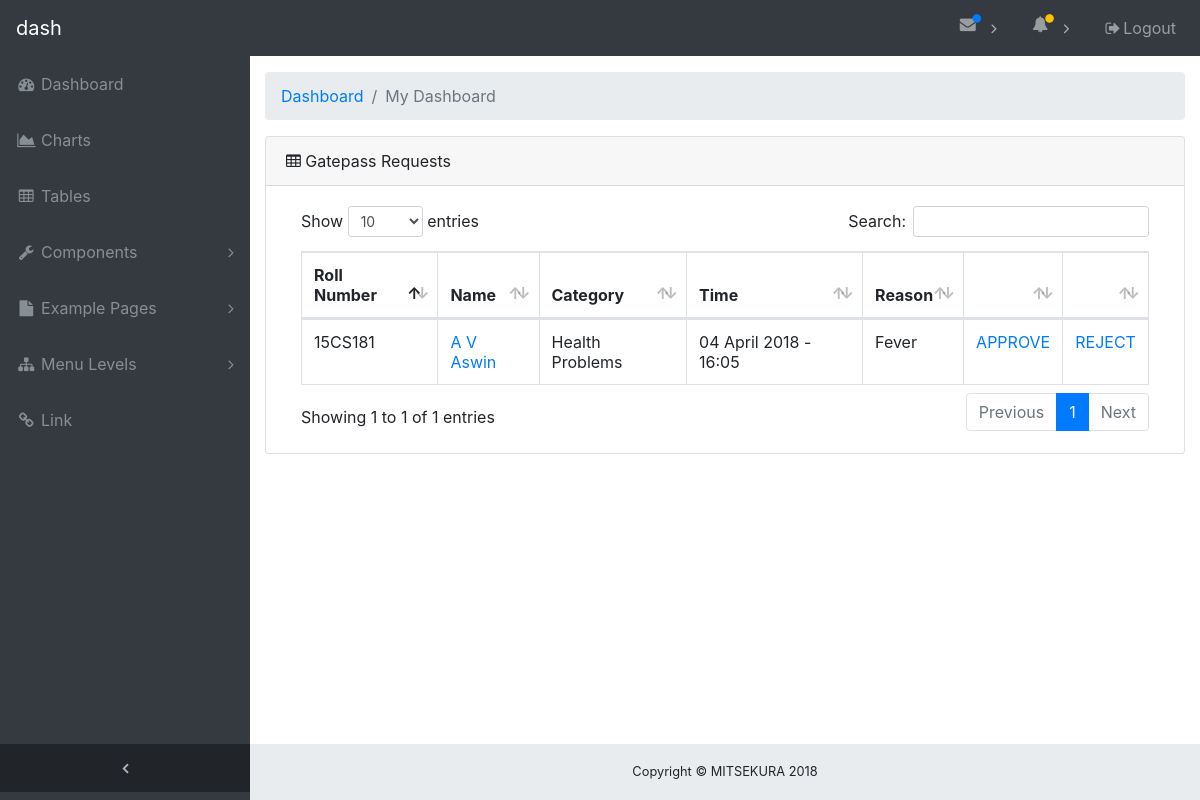
/faculty/faculty.php (signed in), run on the app's committed database.
### tables this page shows
CREATE TABLE IF NOT EXISTS `request` (
  `reqid` int(11) NOT NULL AUTO_INCREMENT,
  `regno` varchar(20) NOT NULL,
  `cat` varchar(20) DEFAULT NULL,
  `reason` text,
  `exp_time` varchar(200) DEFAULT NULL,
  `curr_time` datetime DEFAULT NULL,
  `STATUS` varchar(30) NOT NULL DEFAULT 'WAITING_FACULTY_APPROVAL',
  `fappr_time` datetime DEFAULT NULL,
  `hodappr_time` datetime DEFAULT NULL,
  `officeappr_time` datetime DEFAULT NULL,
  `out_time` datetime DEFAULT NULL,
  `office_regno` varchar(20) DEFAULT NULL,
  `guard_regno` varchar(30) DEFAULT NULL,
  `ffor_time` datetime DEFAULT NULL,
  `fa_hod_msg` text,
  PRIMARY KEY (`reqid`)
);

CREATE TABLE IF NOT EXISTS `student` (
  `s_regno` varchar(20) NOT NULL,
  `name` varchar(30) DEFAULT NULL,
  `branch` varchar(10) DEFAULT NULL,
  `batch` varchar(10) DEFAULT NULL,
  `photo` varchar(200) DEFAULT NULL,
  `fad_regno` varchar(20) DEFAULT NULL,
  `fad2_regno` varchar(30) DEFAULT NULL,
  `hod_regno` varchar(20) DEFAULT NULL,
  `parent_email` varchar(100) DEFAULT 'mitsekura@gmail.com',
  `parent` varchar(100) DEFAULT NULL,
  `email` varchar(100) NOT NULL DEFAULT 'mitsekura@gmail.com',
  `mobno` varchar(10) DEFAULT '0',
  `parent_mobno` varchar(10) DEFAULT NULL,
  `gender` varchar(10) DEFAULT NULL,
  PRIMARY KEY (`s_regno`),
  KEY `s_regno` (`s_regno`)
);

### db/dboperations.php (called while the page is built, shortened)
<?php
include_once 'dbconnect.php';
class User {
    var $dbObj;
    public function __construct() {
        $this->dbObj = new db();
    }
    public function activity_log($regno)
	{
	$sql = "select r.reqid,r.regno,r.cat,r.reason,r.exp_time,s.name,s.photo,s.branch,s.batch from request r,student s where r.regno=s.s_regno and status='WAITING_FACULTY_APPROVAL' and s.fad_regno='$regno' order by r.reqid desc";
		return $this->dbObj->ExecuteQuery($sql, 1);
	}
}
?>

### db/dbconnect.php (called while the page is built, shortened)
<?php
class db {
    public $host = "localhost";
    public $user = "mitsekura";
    public $password = "team20team20";
    public $databse = "mitsekura";
    public $con;
    public function Connect() {
        $this->con = mysqli_connect($this->host, $this->user, $this->password, $this->databse);
    }
    public function ExecuteQuery($sql, $type = 1) {
        try {
            $sql = str_replace("''", "null", $sql);
            $data = mysqli_query($this->con, $sql);
            if ($type == 1) {
                $returnData = $data;
            }
        } catch (Exception $exe) {
            $returnData = FALSE;
        }
        return $returnData;
    }
}

### faculty/faculty.php (the view, shortened to what this page needs)
<?php
include_once '../db/dboperations.php';
 $objUser = new User();
$act=$objUser->activity_log($_SESSION['regno']);
$no1=mysqli_num_rows( $act );
?>
<html lang="en">
<head>
  <link href="../vendor/bootstrap/css/bootstrap.min.css" rel="stylesheet">
  <link href="../vendor/font-awesome/css/font-awesome.min.css" rel="stylesheet" type="text/css">
  <link href="../vendor/datatables/dataTables.bootstrap4.css" rel="stylesheet">
  <link href="../css/sb-admin.css" rel="stylesheet">
</head>
<body class="fixed-nav sticky-footer bg-dark" id="page-top">
  <nav class="navbar navbar-expand-lg navbar-dark bg-dark fixed-top" id="mainNav">
    <a class="navbar-brand" href="index.html">dash</a>
    <div class="collapse navbar-collapse" id="navbarResponsive">
      <ul class="navbar-nav navbar-sidenav" id="exampleAccordion">
        <li class="nav-item" data-toggle="tooltip" data-placement="right" title="Dashboard">
          <a class="nav-link" href="index.html">
            <i class="fa fa-fw fa-dashboard"></i>
            <span class="nav-link-text">Dashboard</span>
          </a>
        </li>
        <li class="nav-item" data-toggle="tooltip" data-placement="right" title="Charts">
          <a class="nav-link" href="charts.html">
            <i class="fa fa-fw fa-area-chart"></i>
            <span class="nav-link-text">Charts</span>
          </a>
        </li>
        <li class="nav-item" data-toggle="tooltip" data-placement="right" title="Tables">
          <a class="nav-link" href="#act">
            <i class="fa fa-fw fa-table"></i>
            <span class="nav-link-text">Tables</span>
          </a>
        </li>
        <li class="nav-item" data-toggle="tooltip" data-placement="right" title="Components">
          <a class="nav-link nav-link-collapse collapsed" data-toggle="collapse" href="#collapseComponents" data-parent="#exampleAccordion">
            <i class="fa fa-fw fa-wrench"></i>
            <span class="nav-link-text">Components</span>
          </a>
        </li>
        <li class="nav-item" data-toggle="tooltip" data-placement="right" title="Example Pages">
          <a class="nav-link nav-link-collapse collapsed" data-toggle="collapse" href="#collapseExamplePages" data-parent="#exampleAccordion">
            <i class="fa fa-fw fa-file"></i>
            <span class="nav-link-text">Example Pages</span>
          </a>
        </li>
        <li class="nav-item" data-toggle="tooltip" data-placement="right" title="Menu Levels">
          <a class="nav-link nav-link-collapse collapsed" data-toggle="collapse" href="#collapseMulti" data-parent="#exampleAccordion">
            <i class="fa fa-fw fa-sitemap"></i>
            <span class="nav-link-text">Menu Levels</span>
          </a>
        </li>
        <li class="nav-item" data-toggle="tooltip" data-placement="right" title="Link">
          <a class="nav-link" href="#">
            <i class="fa fa-fw fa-link"></i>
            <span class="nav-link-text">Link</span>
          </a>
        </li>
      </ul>
      <ul class="navbar-nav sidenav-toggler">
        <li class="nav-item">
          <a class="nav-link text-center" id="sidenavToggler">
            <i class="fa fa-fw fa-angle-left"></i>
          </a>
        </li>
      </ul>
      <ul class="navbar-nav ml-auto">
        <li class="nav-item dropdown">
          <a class="nav-link dropdown-toggle mr-lg-2" id="messagesDropdown" href="#" data-toggle="dropdown" aria-haspopup="true" aria-expanded="false">
            <i class="fa fa-fw fa-envelope"></i>
            <span class="indicator text-primary d-none d-lg-block">
              <i class="fa fa-fw fa-circle"></i>
            </span>
          </a>
        </li>
        <li class="nav-item dropdown">
          <a class="nav-link dropdown-toggle mr-lg-2" id="alertsDropdown" href="#" data-toggle="dropdown" aria-haspopup="true" aria-expanded="false">
            <i class="fa fa-fw fa-bell"></i>
            <span class="indicator text-warning d-none d-lg-block">
              <i class="fa fa-fw fa-circle"></i>
            </span>
          </a>
        </li>
        <li class="nav-item">
          <a class="nav-link" data-toggle="modal" data-target="#exampleModal">
            <i class="fa fa-fw fa-sign-out"></i>Logout</a>
        </li>
      </ul>
    </div>
  </nav>
  <div class="content-wrapper">
    <div class="container-fluid">
      <ol class="breadcrumb">
        <li class="breadcrumb-item">
          <a href="#">Dashboard</a>
        </li>
        <li class="breadcrumb-item active">My Dashboard</li>
      </ol>
	  <section id="act">
      <div class="card mb-3">
        <div class="card-header">
          <i class="fa fa-table"></i> Gatepass Requests</div>
        <div class="card-body">
          <div class="table-responsive">
            <table class="table table-bordered" id="dataTable" width="100%" cellspacing="0">
              <thead>
                <tr>
                  <th>Roll Number</th>
				  <th>Name</th>
                  <th>Category</th>
                  <th>Time</th>
				  <th>Reason </th>
				  <th></th>
				  <th></th>
                </tr>
              </thead>
              <tbody>
                 <?php
                              if( $no1==0 ){
                                 echo '<tr><td colspan="5">No Rows Returned</td></tr>';
                                 }else{
                                while( $row = mysqli_fetch_assoc( $act ) ){
									$req_id=$row['reqid'];
									$appr="FACULTY_APPROVED";
									$rej="FACULTY_REJECTED";
									$fd=$_SESSION['regno'];
									$url="faculty.php";
                               echo " <tr ><td>{$row['regno']}</td><td><a href='../profile.php?id=$req_id'>{$row['name']}</a></td><td>{$row['cat']}</td><td>{$row['exp_time']}</td> <td>{$row['reason']}</td> <td> <a href='../trans.php?req_id=$req_id&regno=$fd&status=$appr&type=$url'>APPROVE</a></td><td> <a href='../trans.php?req_id=$req_id&regno=$fd&status=$rej&type=$url'>REJECT</a></td></tr>\n";
                                }
                                  }
                                      ?>
              </tbody>
            </table>
          </div>
        </div>
      </div> </section>
    </div>
    <footer class="sticky-footer">
      <div class="container">
        <div class="text-center">
          <small>Copyright © MITSEKURA 2018</small>
        </div>
      </div>
    </footer>
  </div>
</body>
</html>

### css/sb-admin.css (style rules this page uses)
html { position: relative; min-height: 100%; }
body { overflow-x: hidden; }
body.sticky-footer { margin-bottom: 56px; }
body.sticky-footer .content-wrapper { min-height: calc(100vh - 56px - 56px); }
body.fixed-nav { padding-top: 56px; }
.content-wrapper { min-height: calc(100vh - 56px); padding-top: 1rem; }
#mainNav .navbar-collapse { overflow: auto; max-height: 75vh; }
#mainNav .navbar-collapse .navbar-nav .nav-item .nav-link { cursor: pointer; }
#mainNav .navbar-collapse .navbar-sidenav .nav-link-collapse:after { float: right; content: '\f107'; font-family: 'FontAwesome'; }
#mainNav .navbar-collapse .navbar-sidenav .nav-link-collapse.collapsed:after { content: '\f105'; }
#mainNav .navbar-collapse .sidenav-toggler { display: none; }
#mainNav .navbar-collapse .navbar-nav > .nav-item.dropdown > .nav-link { position: relative; min-width: 45px; }
#mainNav .navbar-collapse .navbar-nav > .nav-item.dropdown > .nav-link:after { float: right; width: auto; content: '\f105'; border: none; font-family: 'FontAwesome'; }
#mainNav .navbar-collapse .navbar-nav > .nav-item.dropdown > .nav-link .indicator { position: absolute; top: 5px; left: 21px; font-size: 10px; }
@media (min-width: 992px) { #mainNav .navbar-brand { width: 250px; } }
@media (min-width: 992px) { #mainNav .navbar-collapse { overflow: visible; max-height: none; } }
@media (min-width: 992px) { #mainNav .navbar-collapse .navbar-sidenav { position: absolute; top: 0; left: 0; -webkit-flex-direction: column; -ms-flex-direction: column; flex-direction: column; margin-top: 56px; } }
@media (min-width: 992px) { #mainNav .navbar-collapse .navbar-sidenav > .nav-item { width: 250px; padding: 0; } }
@media (min-width: 992px) { #mainNav .navbar-collapse .navbar-sidenav > .nav-item > .nav-link { padding: 1em; } }
@media (min-width: 992px) { #mainNav .navbar-collapse .navbar-nav > .nav-item.dropdown > .nav-link { min-width: 0; } }
@media (min-width: 992px) { #mainNav .navbar-collapse .navbar-nav > .nav-item.dropdown > .nav-link:after { width: 24px; text-align: center; } }
#mainNav.fixed-top .sidenav-toggler { display: none; }
@media (min-width: 992px) { #mainNav.fixed-top .navbar-sidenav { height: calc(100vh - 112px); } }
@media (min-width: 992px) { #mainNav.fixed-top .sidenav-toggler { position: absolute; top: 0; left: 0; display: flex; -webkit-flex-direction: column; -ms-flex-direction: column; flex-direction: column; margin-top: calc(100vh - 56px); } }
@media (min-width: 992px) { #mainNav.fixed-top .sidenav-toggler > .nav-item { width: 250px; padding: 0; } }
@media (min-width: 992px) { #mainNav.fixed-top .sidenav-toggler > .nav-item > .nav-link { padding: 1em; } }
#mainNav.fixed-top.navbar-dark .sidenav-toggler { background-color: #212529; }
#mainNav.fixed-top.navbar-dark .sidenav-toggler a i { color: #adb5bd; }
.content-wrapper { overflow-x: hidden; background: white; }
@media (min-width: 992px) { .content-wrapper { margin-left: 250px; } }
#sidenavToggler i { font-weight: 800; }
#mainNav.navbar-dark .navbar-collapse .navbar-sidenav .nav-link-collapse:after { color: #868e96; }
#mainNav.navbar-dark .navbar-collapse .navbar-sidenav > .nav-item > .nav-link { color: #868e96; }
#mainNav.navbar-dark .navbar-collapse .navbar-nav > .nav-item.dropdown > .nav-link:after { color: #adb5bd; }
@media (min-width: 992px) { #mainNav.navbar-dark .navbar-collapse .navbar-sidenav { background: #343a40; } }
footer.sticky-footer { position: absolute; right: 0; bottom: 0; width: 100%; height: 56px; background-color: #e9ecef; line-height: 55px; }
@media (min-width: 992px) { footer.sticky-footer { width: calc(100% - 250px); } }

### data on the page
request: regno "15CS181", student.name "A V Aswin", cat "Health Problems", exp_time "04 April 2018 - 16:05", reason "Fever"
